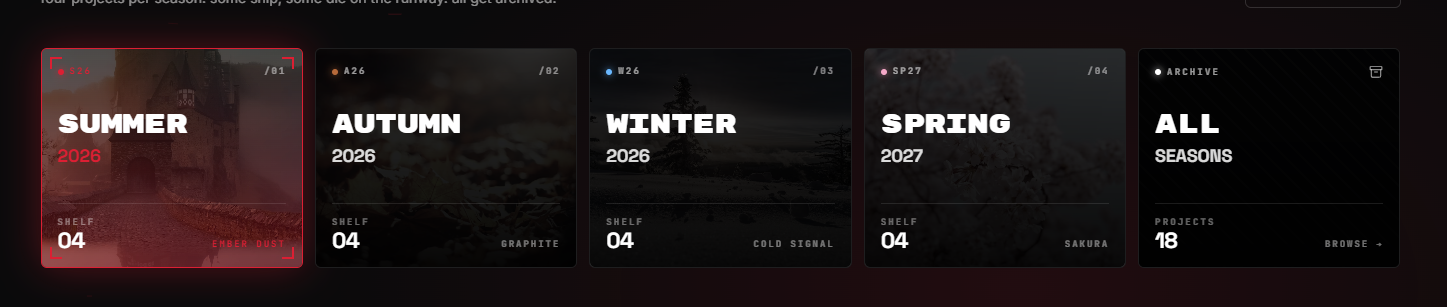
#> input picture legacy/site/src/imports/image-1.png, 1447 x 307 px
$ python zoom.py ../../legacy/site/src/imports/image-1.png 5 5 5 5 out.png
#> lines starting #> are read from the running program, lines starting #| are printed output that depends on the picture
"""Authoring aid: crop a sprite region and blow it up with a pixel grid and coordinates.

  python zoom.py sprite.png x0 y0 x1 y1 out.png [--z 14] [--bg 70,70,78]

Every 5th column/row is labelled with its sprite coordinate so pixel edits (face stamps,
override patches) can be placed by number. Review aid only; nothing reads its output.
"""
import argparse

from PIL import Image, ImageDraw

ap = argparse.ArgumentParser()
ap.add_argument("src")
ap.add_argument("x0", type=int)
ap.add_argument("y0", type=int)
ap.add_argument("x1", type=int)
ap.add_argument("y1", type=int)
ap.add_argument("out")
ap.add_argument("--z", type=int, default=14)
ap.add_argument("--bg", default="70,70,78")
a = ap.parse_args()
im = Image.open(a.src).convert("RGBA")
#> im is the input picture: PIL image 1447x307 RGBA; mean R, G, B, A 31, 22.2, 23, 255
bg = Image.new("RGBA", im.size, tuple(int(v) for v in a.bg.split(",")) + (255,))
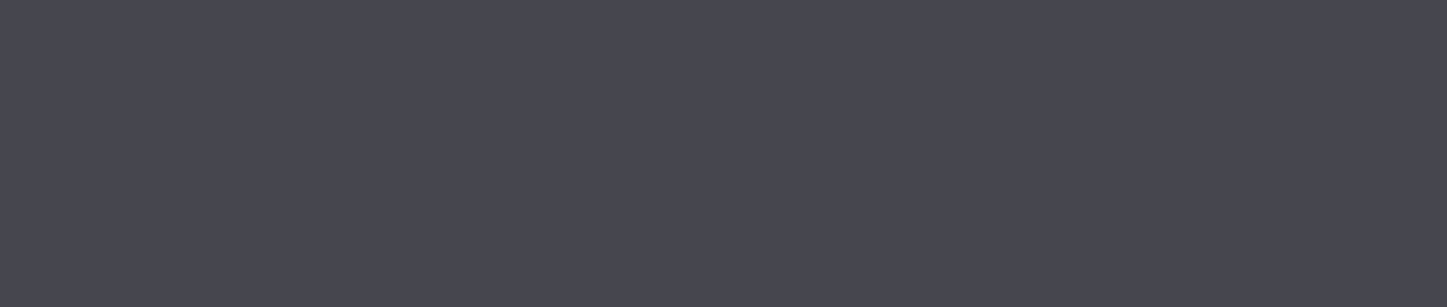
#> bg: PIL image 1447x307 RGBA; mean R, G, B, A 70, 70, 78, 255
bg.alpha_composite(im)
c = bg.crop((a.x0, a.y0, a.x1, a.y1))
Z, M = a.z, 26
w, h = c.width * Z, c.height * Z
#> w = 0; h = 0
out = Image.new("RGB", (w + M, h + M), (20, 20, 24))
out.paste(c.resize((w, h), Image.NEAREST).convert("RGB"), (M, M))
d = ImageDraw.Draw(out)
for i in range(c.width + 1):
    x = M + i * Z
    col = (255, 80, 80) if (a.x0 + i) % 5 == 0 else (40, 40, 44)
    d.line([(x, M), (x, M + h)], fill=col, width=1)
    if (a.x0 + i) % 5 == 0 and i < c.width:
        d.text((x + 1, 4), str(a.x0 + i), fill=(255, 200, 200))
for j in range(c.height + 1):
    y = M + j * Z
    col = (255, 80, 80) if (a.y0 + j) % 5 == 0 else (40, 40, 44)
    d.line([(M, y), (M + w, y)], fill=col, width=1)
    if (a.y0 + j) % 5 == 0 and j < c.height:
        d.text((2, y + 1), str(a.y0 + j), fill=(255, 200, 200))
out.save(a.out)
print(a.out, out.size)
#| out.png (26, 26)
